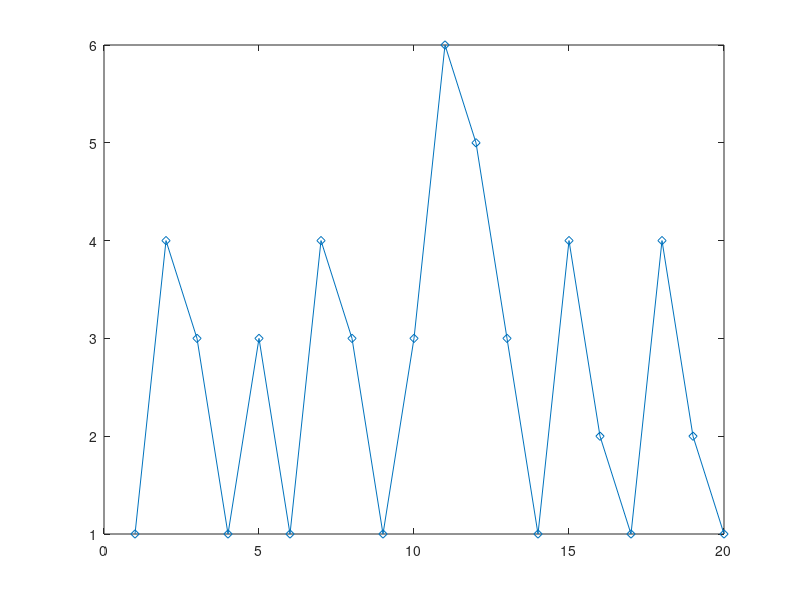
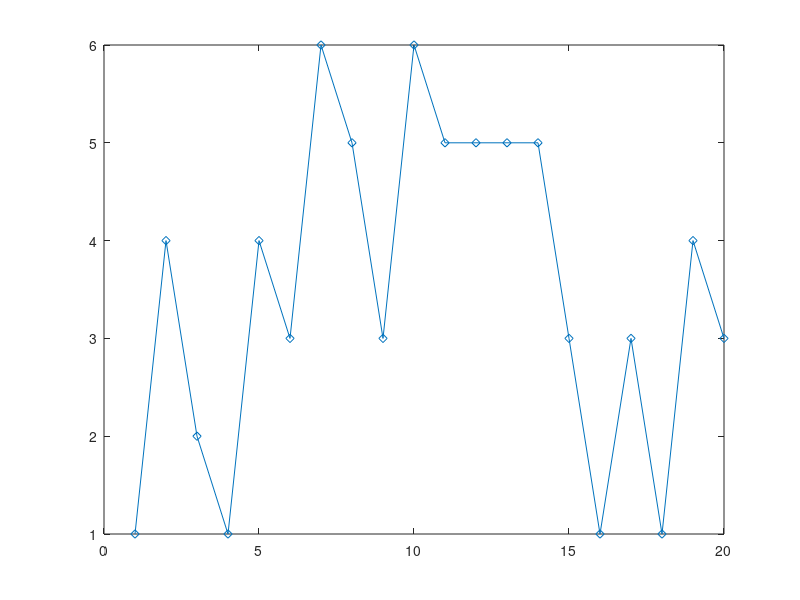
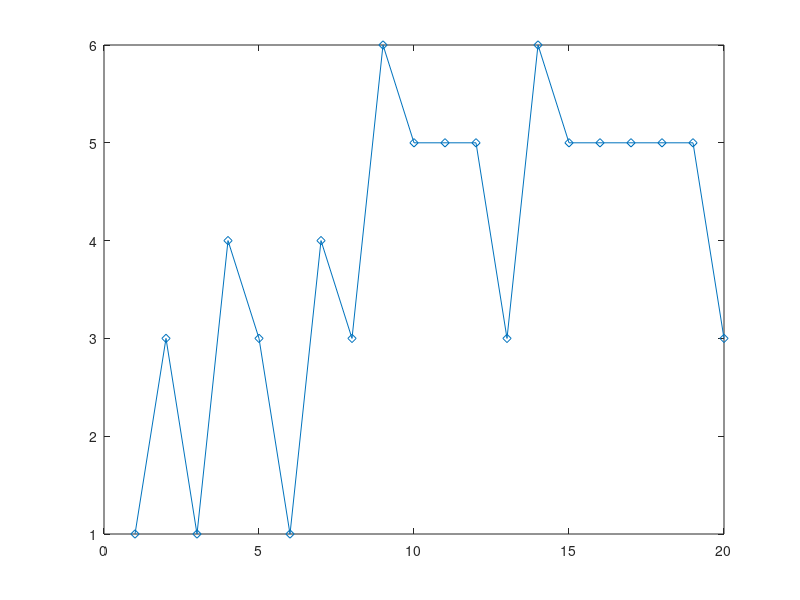
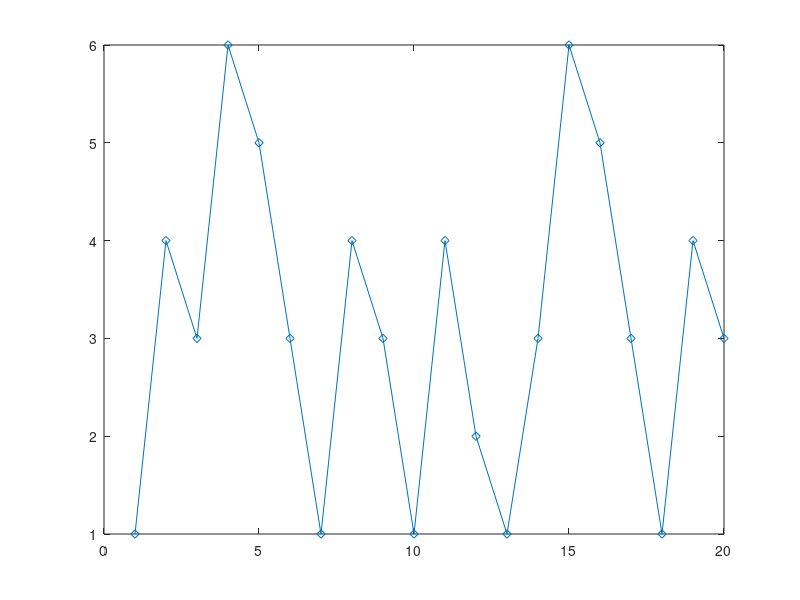

Write the MATLAB code that produced these figures, in order.

W = [0 0 1 2 0 0;
     1 0 0 0 0 0;
     7 0 0 0 0 3;
     0 1 4 0 0 0;
     0 0 1 0 2 0;
     0 0 0 0 1 0];
 
D = diag(sum(W,2));
 
P = D\W;

%% a) Calculate dominant eigenvector of P'
[V,D] = eig(P');
lambda = diag(D);
pi = V(:,lambda==max(lambda));

% Normalize using L1 norm
pi = pi/sum(pi);

%% b) Random walk
close all

n = 1000.*[1 2 5 10];
cumprob = cumsum(P,2);

for k = 1:size(n,2)
    node = zeros(size(n,1),1);
    node(1) = 1;
    
    % Random walking
    for m = 1:n(k)+1
        pr = rand;
        c = cumprob(node(m),:);
        node(m+1) = find(c>pr,1);
    end
    
    figure
    plot(1:20,node(1:20),'d-')
    piest = zeros(6,1);
    for m = 1:6
        piest(m) = sum(node==m)/size(node,2);
    end
    fprintf('n = %1.0f \n',n(k))
    fprintf('Norm difference (L1): %1.3f \n',norm(pi-piest))
    fprintf('%8s %8s \n','pi','piest')
    fprintf('%8.3f %8.3f \n',[pi piest]')
    fprintf('\n')
end

%% c) Random walk (return time)
n = 10000;
cumprob = cumsum(P,2);
return_est = zeros(6,1);

for k = 1:6
    node = zeros(size(n,1),1);
    node(1) = k;
    
    % Random walking
    for m = 1:n
        pr = rand;
        c = cumprob(node(m),:);
        node(m+1) = find(c>pr,1);
    end
    
    hits = find(node==k,sum(node==k));
    return_est(k) = mean(diff(hits));
end

fprintf('%8s %8s \n','1/pi','return_est')
fprintf('%8.3f %8.3f \n',[1./pi return_est]')
fprintf('\n')

%% d) Hitting time for nodes [2 5]
S = [2 5];
nd = setdiff(1:6,S);
Phat = P(nd,nd);
x = (eye(length(nd))-Phat)\ones(length(nd),1);
Ts = zeros(6,1);
Ts(nd) = x





